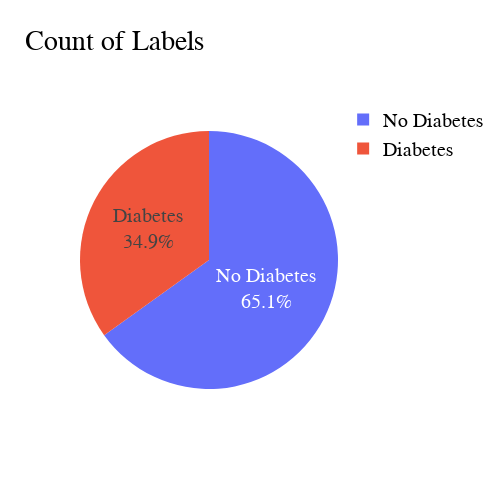

Source (notebook cell):
### Code cell
catdf = pd.DataFrame({"Label":cat,"Count":val})
fig = px.pie(catdf, names="Label",values="Count",
             title="Count of Labels",
             height=500, width=500)
fig.update_traces(
    textposition="inside",textinfo="percent+label"
)
fig.update_layout(
    font=dict(
        family="Arial",
        size=20,
        color="black",
    )
)
fig.show()

### Figure 1 — Plotly figure (JSON) as saved in the notebook; plotly's stock layout.template omitted (floating-point values rounded to 4 significant figures)
{"data": [{"domain": {"x": [0, 1], "y": [0, 1]}, "hovertemplate": "Label=%{label}<br>Count=%{value}<extra></extra>", "labels": ["No Diabetes", "Diabetes"], "legendgroup": "", "name": "", "showlegend": true, "textinfo": "percent+label", "textposition": "inside", "type": "pie", "values": [500, 268]}], "layout": {"font": {"color": "black", "family": "Arial", "size": 20}, "height": 500, "legend": {"tracegroupgap": 0}, "title": {"text": "Count of Labels"}, "width": 500}}
